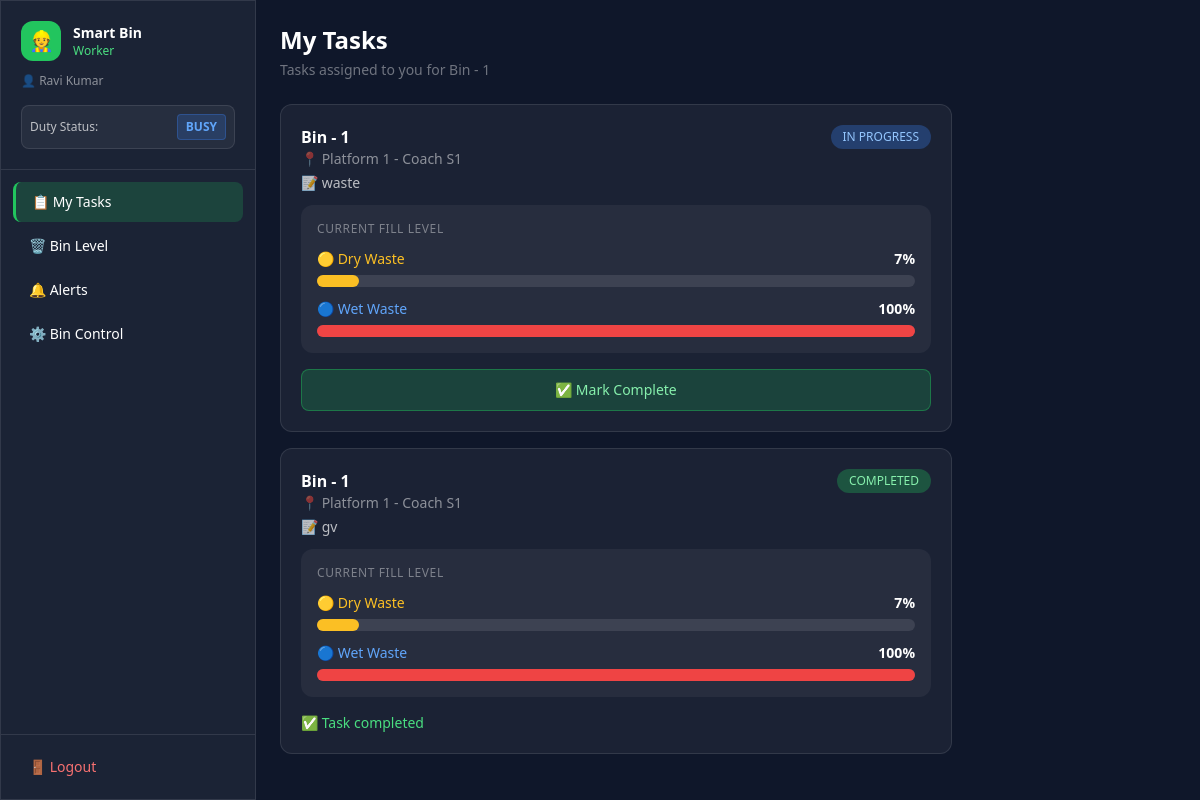
Screenshot of /worker (signed in) with the database file from the repository.
### tables this page shows
CREATE TABLE workers (
            id INTEGER PRIMARY KEY AUTOINCREMENT,
            name TEXT NOT NULL,
            username TEXT UNIQUE NOT NULL,
            password TEXT NOT NULL,
            status TEXT DEFAULT 'available' CHECK(status IN ('available', 'busy', 'offline'))
        , points INTEGER DEFAULT 0);

CREATE TABLE tasks (
            id INTEGER PRIMARY KEY AUTOINCREMENT,
            worker_id INTEGER NOT NULL,
            bin_id INTEGER NOT NULL,
            compartment TEXT NOT NULL,
            description TEXT,
            status TEXT DEFAULT 'pending' CHECK(status IN ('pending', 'in_progress', 'completed')),
            assigned_by TEXT NOT NULL,
            created_at TIMESTAMP DEFAULT CURRENT_TIMESTAMP,
            updated_at TIMESTAMP DEFAULT CURRENT_TIMESTAMP,
            FOREIGN KEY (worker_id) REFERENCES workers(id),
            FOREIGN KEY (bin_id) REFERENCES bins(id)
        );

CREATE TABLE bins (
            id INTEGER PRIMARY KEY AUTOINCREMENT,
            bin_name TEXT NOT NULL,
            location TEXT NOT NULL,
            compartment TEXT NOT NULL,
            dry_level INTEGER DEFAULT 0 CHECK(dry_level BETWEEN 0 AND 100),
            wet_level INTEGER DEFAULT 0 CHECK(wet_level BETWEEN 0 AND 100),
            status TEXT DEFAULT 'normal' CHECK(status IN ('normal', 'full', 'maintenance')),
            last_updated TIMESTAMP DEFAULT CURRENT_TIMESTAMP
        , human_dist INTEGER DEFAULT 0);

### app.py (the view)
@app.route("/worker")
def worker_dashboard():
    if not login_required("worker"):
        return redirect(url_for("login"))
    db    = get_db()
    worker = db.execute("SELECT status FROM workers WHERE id=?", (session["user_id"],)).fetchone()
    tasks = db.execute("""
        SELECT t.*, b.bin_name, b.location, b.dry_level, b.wet_level, b.status as bin_status
        FROM tasks t JOIN bins b ON t.bin_id=b.id
        WHERE t.worker_id=? ORDER BY t.created_at DESC
    """, (session["user_id"],)).fetchall()
    bin_row = db.execute("SELECT * FROM bins WHERE id=1").fetchone()
    alerts  = db.execute("""
        SELECT * FROM alerts WHERE receiver='all' OR receiver='workers'
        ORDER BY created_at DESC LIMIT 20
    """).fetchall()
    db.close()
    return render_template("worker.html",
        tasks=tasks, bin=bin_row, alerts=alerts, name=session["name"], worker_status=worker["status"])

### app.py (called while the page is built)
def login_required(role=None):
    if "user_id" not in session:
        return False
    if role and session.get("role") != role:
        return False
    return True

### database.py (called while the page is built)
def get_db():
    conn = sqlite3.connect(DB_NAME)
    conn.row_factory = sqlite3.Row
    return conn

### templates/worker.html (shortened to what this page needs)
<!DOCTYPE html>
<html lang="en">
<head>
  <script src="https://cdn.tailwindcss.com"></script>
</head>
<body class="min-h-screen text-white flex">
  <aside class="w-64 min-h-screen glass flex-shrink-0 flex flex-col">
    <div class="p-5 border-b border-white/10">
      <div class="flex items-center gap-3">
        <div class="w-10 h-10 bg-green-500 rounded-xl flex items-center justify-center text-xl">👷</div>
        <div><p class="font-bold text-sm">Smart Bin</p><p class="text-green-400 text-xs">Worker</p></div>
      </div>
      <p class="text-white/50 text-xs mt-3">👤 {{ name }}</p>
      <div class="mt-4 flex items-center justify-between bg-white/5 rounded-lg p-2 border border-white/10">
        <span class="text-xs text-white/70">Duty Status:</span>
        <button id="duty-btn" onclick="toggleDuty()" class="text-xs px-2 py-1 rounded font-bold {% if worker_status == 'available' %}bg-green-500/20 text-green-400 border border-green-500/30{% elif worker_status == 'busy' %}bg-blue-500/20 text-blue-400 border border-blue-500/30{% else %}bg-gray-500/20 text-gray-400 border border-gray-500/30{% endif %} hover:opacity-80 transition">
          {{ worker_status|upper }}
        </button>
      </div>
    </div>
    <nav class="flex-1 p-3 space-y-1">
      <button onclick="showSection('tasks')"  id="nav-tasks"  class="sidebar-item active w-full text-left px-4 py-2.5 rounded-lg text-sm flex items-center gap-3">📋 My Tasks</button>
      <button onclick="showSection('bin')"    id="nav-bin"    class="sidebar-item w-full text-left px-4 py-2.5 rounded-lg text-sm flex items-center gap-3">🗑️ Bin Level</button>
      <button onclick="showSection('alerts')" id="nav-alerts" class="sidebar-item w-full text-left px-4 py-2.5 rounded-lg text-sm flex items-center gap-3">
        🔔 Alerts
      </button>
      <button onclick="showSection('control')" id="nav-control" class="sidebar-item w-full text-left px-4 py-2.5 rounded-lg text-sm flex items-center gap-3">⚙️ Bin Control</button>
    </nav>
    <div class="p-3 border-t border-white/10">
      <a href="/logout" class="flex items-center gap-2 px-4 py-2.5 rounded-lg text-sm text-red-400 hover:bg-red-500/10 transition">🚪 Logout</a>
    </div>
  </aside>
  <main class="flex-1 p-6 overflow-y-auto">
    <div id="section-tasks" class="section active">
      <h2 class="text-2xl font-bold mb-1">My Tasks</h2>
      <p class="text-white/40 text-sm mb-6">Tasks assigned to you for Bin - 1</p>
      <div class="space-y-4 max-w-2xl">
        {% for t in tasks %}
        <div class="glass rounded-xl p-5" id="task-card-{{ t.id }}">
          <div class="flex justify-between items-start mb-3">
            <div>
              <p class="font-semibold text-base">{{ t.bin_name }}</p>
              <p class="text-white/50 text-sm">📍 {{ t.location }}</p>
              {% if t.description %}<p class="text-white/70 text-sm mt-1">📝 {{ t.description }}</p>{% endif %}
            </div>
            <span id="status-badge-{{ t.id }}" class="text-xs px-3 py-1 rounded-full whitespace-nowrap font-medium
              {% if t.status=='completed' %}bg-green-500/30 text-green-300
              {% elif t.status=='in_progress' %}bg-blue-500/30 text-blue-300
              {% else %}bg-amber-500/30 text-amber-300{% endif %}">
              {{ t.status|replace('_',' ')|upper }}
            </span>
          </div>
          <div class="bg-white/5 rounded-xl p-4 mb-4 space-y-3">
            <p class="text-xs text-white/40 font-medium uppercase tracking-wider">Current Fill Level</p>
            <div>
              <div class="flex justify-between text-sm mb-1.5">
                <span class="text-amber-400 font-medium">🟡 Dry Waste</span>
                <span id="t-dry-{{ t.id }}" class="font-bold">{{ t.dry_level }}%</span>
              </div>
              <div class="w-full bg-white/10 rounded-full h-3">
                <div id="t-dry-bar-{{ t.id }}" class="progress-bar h-3 rounded-full {% if t.dry_level>=90 %}bg-red-500{% elif t.dry_level>=70 %}bg-amber-500{% else %}bg-amber-400{% endif %}" style="width:{{ t.dry_level }}%"></div>
              </div>
            </div>
            <div>
              <div class="flex justify-between text-sm mb-1.5">
                <span class="text-blue-400 font-medium">🔵 Wet Waste</span>
                <span id="t-wet-{{ t.id }}" class="font-bold">{{ t.wet_level }}%</span>
              </div>
              <div class="w-full bg-white/10 rounded-full h-3">
                <div id="t-wet-bar-{{ t.id }}" class="progress-bar h-3 rounded-full {% if t.wet_level>=90 %}bg-red-500{% elif t.wet_level>=70 %}bg-blue-400{% else %}bg-blue-500{% endif %}" style="width:{{ t.wet_level }}%"></div>
              </div>
            </div>
          </div>
          {% if t.status != 'completed' %}
          <div id="actions-{{ t.id }}" class="flex gap-3">
            {% if t.status == 'pending' %}
            <button onclick="updateTask({{ t.id }},'in_progress')"
              class="flex-1 bg-blue-500/20 hover:bg-blue-500/40 border border-blue-500/40 text-blue-300 py-2.5 rounded-lg text-sm transition font-medium">
              ▶️ Start Task
            </button>
            {% elif t.status == 'in_progress' %}
            <button onclick="updateTask({{ t.id }},'completed')"
              class="flex-1 bg-green-500/20 hover:bg-green-500/40 border border-green-500/40 text-green-300 py-2.5 rounded-lg text-sm transition font-medium">
              ✅ Mark Complete
            </button>
            {% endif %}
          </div>
          {% else %}
          <div class="flex items-center gap-2 text-green-400 text-sm font-medium">✅ Task completed</div>
          {% endif %}
        </div>
        {% endfor %}
      </div>
    </div>
  </main>
</body>
</html>

### templates/worker.html (style rules this page uses)
body { background: #0f172a; }
.glass { background: rgba(255,255,255,0.05); border: 1px solid rgba(255,255,255,0.1); }
.sidebar-item.active { background: rgba(34,197,94,0.2); border-left: 3px solid #22c55e; }
.progress-bar { transition: width 0.8s ease; }
.section { display: none; }
.section.active { display: block; }

### rows the page displays
workers: name "Ravi Kumar", status "BUSY"
tasks: bin_name "Bin - 1", location "Platform 1 - Coach S1", description "waste", status "IN PROGRESS", dry_level "7", wet_level "100"
tasks: bin_name "Bin - 1", location "Platform 1 - Coach S1", description "gv", status "COMPLETED", dry_level "7", wet_level "100", shows "✅ Task completed"
